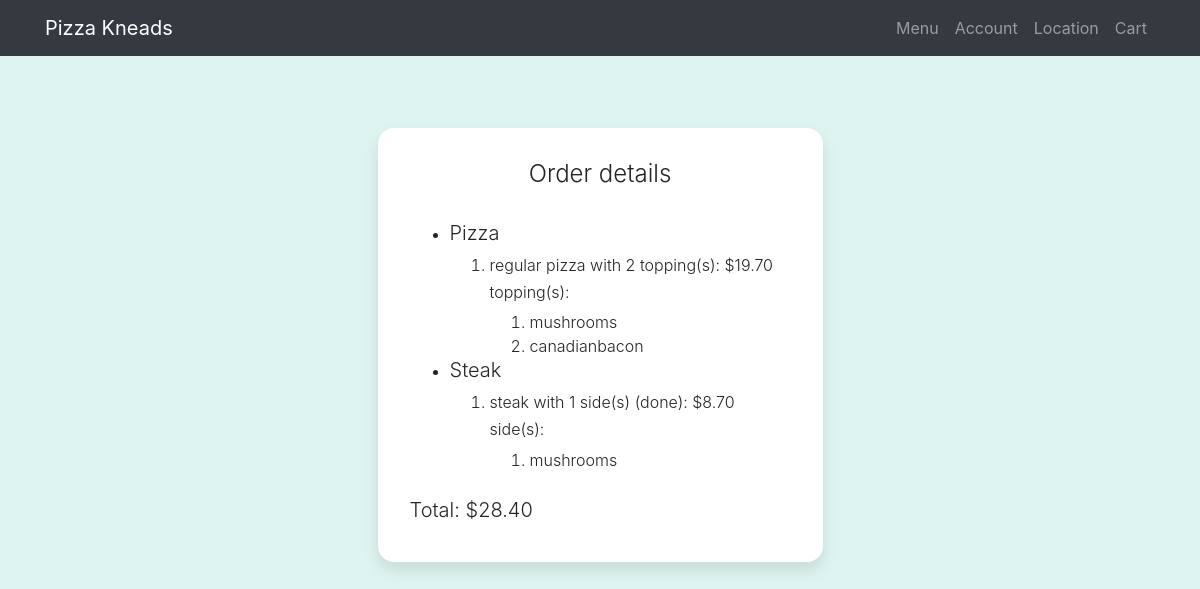
The page /24/orderdetails (signed in) on the database its author committed.
### orders/models.py (models this page shows, shortened)
class CustomisedPizza(models.Model):
    pizza_type = models.ForeignKey(Pizza, on_delete=models.CASCADE)
    toppings = models.ManyToManyField(Topping, blank=True)
    order = models.ForeignKey(Order, on_delete=models.CASCADE, related_name="pizzas")

class Pizza(models.Model):
    type = models.CharField(max_length=64)
    topping_num = models.IntegerField()
    size = models.CharField(max_length=2)
    price = models.DecimalField(max_digits=6, decimal_places=2)

class Topping(models.Model):
    topping = models.CharField(max_length=64)

class CustomisedSteak(models.Model):
    steak_type = models.ForeignKey(Steak, on_delete=models.CASCADE)
    sides = models.ManyToManyField(Steakside, blank=True)
    order = models.ForeignKey(Order, on_delete=models.CASCADE, related_name="steaks")
    done = models.CharField(max_length=64, default="done")

class Steak(models.Model):
    side_num = models.IntegerField()
    price = models.DecimalField(max_digits=6, decimal_places=2)
    size = models.CharField(max_length=2)

class Steakside(models.Model):
    side = models.CharField(max_length=64)

class Order(models.Model):
    customer = models.ForeignKey(settings.AUTH_USER_MODEL, on_delete=models.CASCADE, related_name="orders")
    bill = models.DecimalField(max_digits=6, decimal_places=2, blank=True, null=True)
    order_time = models.DateTimeField(blank=True, null=True)

### orders/views.py (the view)
# urls.py: path("<int:id>/orderdetails", views.orderdetails, name="orderdetails"),
def orderdetails(request, id):
    if not request.user.is_authenticated:
        return render(request, "orders/login.html", {"message": None}) #done
    order = Order.objects.all().get(id=id)
    context = {
        "order": order
    }
    return render(request, "orders/orderdetails.html", context)

### orders/templates/orders/orderdetails.html (shortened to what this page needs)
{% extends "orders/layout.html" %}
{% load static %}
{% block head %}
<link rel="stylesheet" href="{% static 'orders/account.css' %}"/>
{% endblock %}
{% block body %}
<body">
  <div style="height:80px"></div>
  <div class="container">
    <div class="row">
      <div class="col-sm-9 col-md-7 col-lg-5 mx-auto">
        <div class="card card-signin my-5">
          <div class="card-body">
            <h5 class="card-title text-center">Order details</h5>
            <ul>
            {% if order.pizzas.all %}
              <li><h5 class="font-weight-light">Pizza</h5></li>
              <ol>
                {% for pizza in order.pizzas.all %}
                <li class="font-weight-light">
                  <h6 class="font-weight-light">{{ pizza.pizza_type.type }} pizza with {{ pizza.pizza_type.topping_num }} topping(s): ${{ pizza.pizza_type.price }}</h6>
                  {% if pizza.toppings.all %}
                  <h6 class="font-weight-light">topping(s):</h6>
                  <ol>
                    {% for topping in pizza.toppings.all %}
                    <li class="font-weight-light">{{ topping.topping }}</li>
                    {% endfor %}
                  </ol>
                  {% endif %}
                </li>
                {% endfor %}
              </ol>
            {% endif %}
            {% if order.steaks.all %}
              <li><h5 class="font-weight-light">Steak</h5></li>
              <ol>
                {% for steak in order.steaks.all %}
                <li class="font-weight-light">
                  <h6 class="font-weight-light">steak with {{ steak.steak_type.side_num }} side(s) ({{ steak.done }}): ${{ steak.steak_type.price }}</h6>
                  {% if steak.sides.all %}
                  <h6 class="font-weight-light">side(s):</h6>
                  <ol>
                    {% for side in steak.sides.all %}
                    <li class="font-weight-light">{{ side.side }}</li>
                    {% endfor %}
                  </ol>
                  {% endif %}
                </li>
                {% endfor %}
              </ol>
            {% endif %}
            </ul>
            <div style="height:10px"></div>
            <h5 class="font-weight-light">Total: ${{ order.bill }}</h5>
          </div>
        </div>
      </div>
    </div>
  </div>
</body>
{% endblock %}

### orders/static/orders/account.css (style rules this page uses)
:root { --input-padding-x: 1.5rem; --input-padding-y: .75rem; }
.card-signin { border: 0; border-radius: 1rem; box-shadow: 0 0.5rem 1rem 0 rgba(0, 0, 0, 0.1); margin-top: 50px; }
.card-signin .card-title { margin-bottom: 2rem; font-weight: 300; font-size: 1.5rem; }
.card-signin .card-body { padding: 2rem; }

### rows shown on the page
CustomisedPizza: pizza_type.type "regular", pizza_type.topping_num "2", pizza_type.price "19.70"
Topping: topping "mushrooms"
Topping: topping "canadianbacon"
CustomisedSteak: steak_type.side_num "1", done "done", steak_type.price "8.70"
Steakside: side "mushrooms"
Order: bill "28.40"
